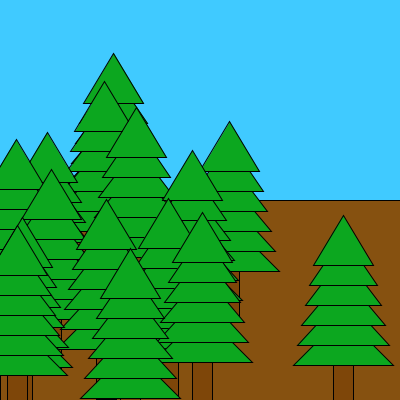
Frame 1 (no input)
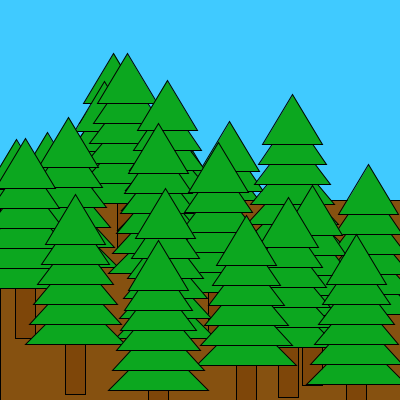
Frame 2 (the mouse pressed at the canvas centre, redrawn once)

The Processing sketch that drew these frames (run headless with seeded random() and noise(); the mouse was pressed at the canvas centre and the sketch redrawn once):

// Processing sketch: forest
// ── forest.pde
//define random variables
float rx = 0;
float ry = 0;
//setup canvas size, draw mode, & color
void setup() {
  size(400, 400);
  noLoop();
  background(#40CAFF);
}
void draw() {
  //draw ground
  fill(#865110);
  rect(0, 200, 400, 200);
  //for loop. y is the y coordinate of the tree, which increases by a random amount ever loop. the loop starts drawing trees at the top of the ground and stops when it gets to the bottom. the x coordinate of the tree is random every time.
  for (float y = random(-50, -45); y < 150; y = y + ry) {
    rx = random(-50, 350);
    ry = random(1, 30);
    stroke (0);
    strokeWeight (1);
    //tree leaves
    fill (#0CA71F);
    triangle (10+rx, 250+y, 60+rx, 200+y, 110+rx, 250+y);
    triangle (14+rx, 230+y, 60+rx, 180+y, 106+rx, 230+y);
    triangle (18+rx, 210+y, 60+rx, 160+y, 102+rx, 210+y);
    triangle (22+rx, 190+y, 60+rx, 140+y, 98+rx, 190+y);
    triangle (26+rx, 170+y, 60+rx, 120+y, 94+rx, 170+y);
    triangle (30+rx, 150+y, 60+rx, 100+y, 90+rx, 150+y);
    //tree trunk
    fill (#7E4609);
    rect (50+rx, 250+y, 20, 50);
  }
}
